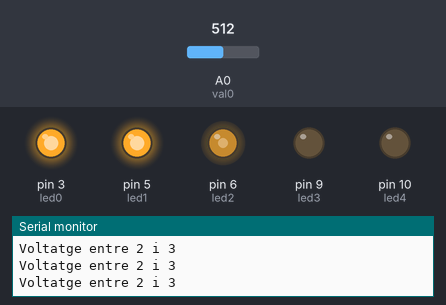
Simulated run of this sketch. Board: Arduino Uno, built with avr-gcc and run on an emulated ATmega328P. Parts: output pins drawn as LEDs (lit = HIGH), the last lines printed to the serial monitor. The inputs (shaded band) are chosen by the test bench; at power-on: A0 (val0) = 512.

Above: at 1.2 s.
1.3 s: A0 (val0) set to 716
At 2.5 s:
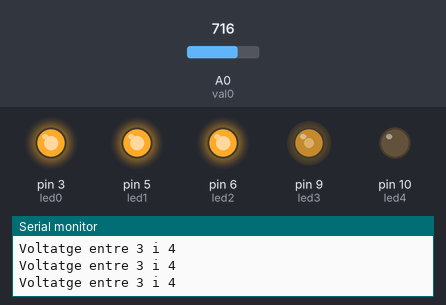
2.8 s: A0 (val0) set to 900
At 3.9 s:
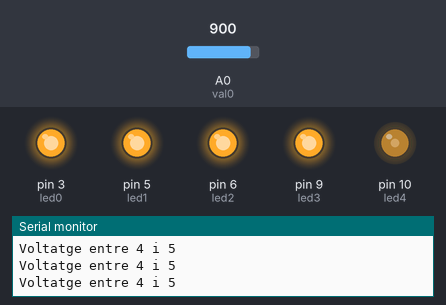
4.3 s: A0 (val0) set to 306
At 5.3 s:
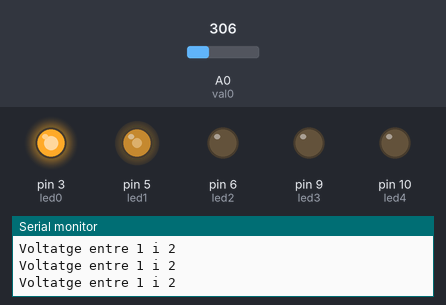
5.8 s: A0 (val0) set to 122
At 6.7 s:
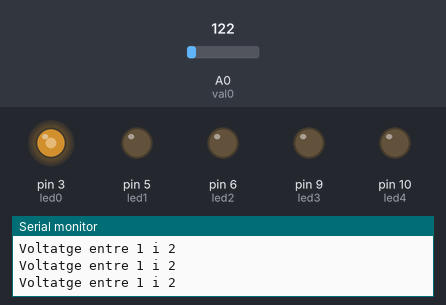
7.3 s: A0 (val0) set to 0
At 8.0 s:
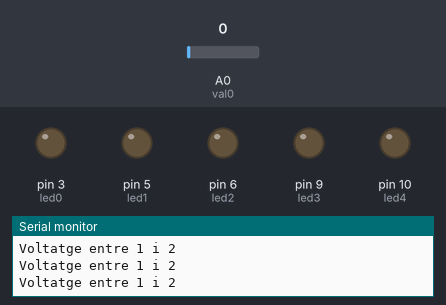
Timing chart, 0 to 9.8 s (numbered marks = the images above; inputs shaded):
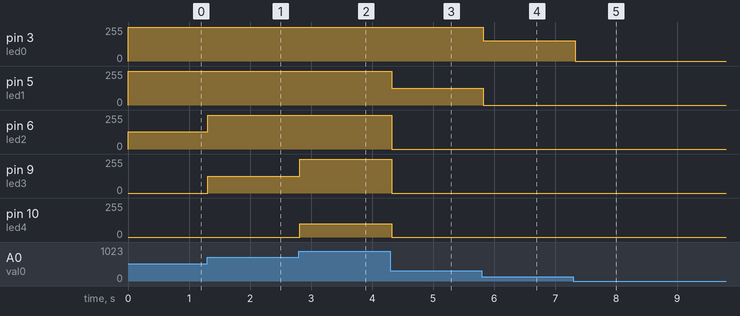

The sketch:

EXAMEN.ino
```cpp
const byte led0 = 3;
const byte led1 = 5;
const byte led2 = 6;
const byte led3 = 9;
const byte led4 = 10;
const byte val0 = A0;
int valorEntrada;
float voltatge;

void setup()
{
  Serial.begin(9600);
  pinMode(led1, OUTPUT);
  pinMode(led2, OUTPUT);
  pinMode(led3, OUTPUT);
  pinMode(led4, OUTPUT);
}

void loop()
{
  valorEntrada = analogRead(val0);
  voltatge = ( (float) valorEntrada * 5.0 ) / 1023;

  if (voltatge <= 1 )
  {
    Serial.println("Voltatge entre 1 i 2");
    analogWrite(led0, voltatge * 255);
    analogWrite(led1, 0);
    analogWrite(led2, 0);
     analogWrite(led3, 0);
    analogWrite(led4, 0);
  }

if (voltatge >= 1 && voltatge < 2)
  {
    Serial.println("Voltatge entre 1 i 2");
    analogWrite(led0, 255);
    analogWrite(led1, (voltatge -1) * 255);
    analogWrite(led2, 0);
    analogWrite(led3, 0);
    analogWrite(led4, 0);
  }

  if (voltatge >= 2 && voltatge < 3)
  {
    Serial.println("Voltatge entre 2 i 3");
    analogWrite(led0, 255);
    analogWrite(led1, 255);
    analogWrite(led2, (voltatge -2) * 255);
    analogWrite(led3, 0);
    analogWrite(led4, 0);
  }

  if (voltatge >= 3 && voltatge < 4)
  {
    Serial.println("Voltatge entre 3 i 4");
    analogWrite(led0, 255);
    analogWrite(led1, 255);
    analogWrite(led2, 255);
    analogWrite(led3, (voltatge -3) * 255);
    analogWrite(led4, 0);
  }

  if (voltatge >= 4 && voltatge < 5)
  {
    Serial.println("Voltatge entre 4 i 5");
    analogWrite(led0, 255);
    analogWrite(led1, 255);
    analogWrite(led2, 255);
    analogWrite(led3, 255);
     analogWrite(led4, (voltatge -4) * 255);
  }

  delay(100);
}
```

Measured:
- after the input at 1.3 s, pin 6 (led2): 128/255 → 255/255 at once; pin 9 (led3): 0/255 → 127/255 at once
- after the input at 2.8 s, pin 9 (led3): 127/255 → 255/255 at once; pin 10 (led4): 0/255 → 101/255 at once
- after the input at 4.3 s, pin 5 (led1): 255/255 → 126/255 at once; pin 6 (led2), pin 9 (led3): 255/255 → 0/255 at once; pin 10 (led4): 101/255 → 0/255 at once
- after the input at 5.8 s, pin 3 (led0): 255/255 → 152/255 at once; pin 5 (led1): 126/255 → 0/255 at once
- after the input at 7.3 s, pin 3 (led0): 152/255 → 0/255 at once
